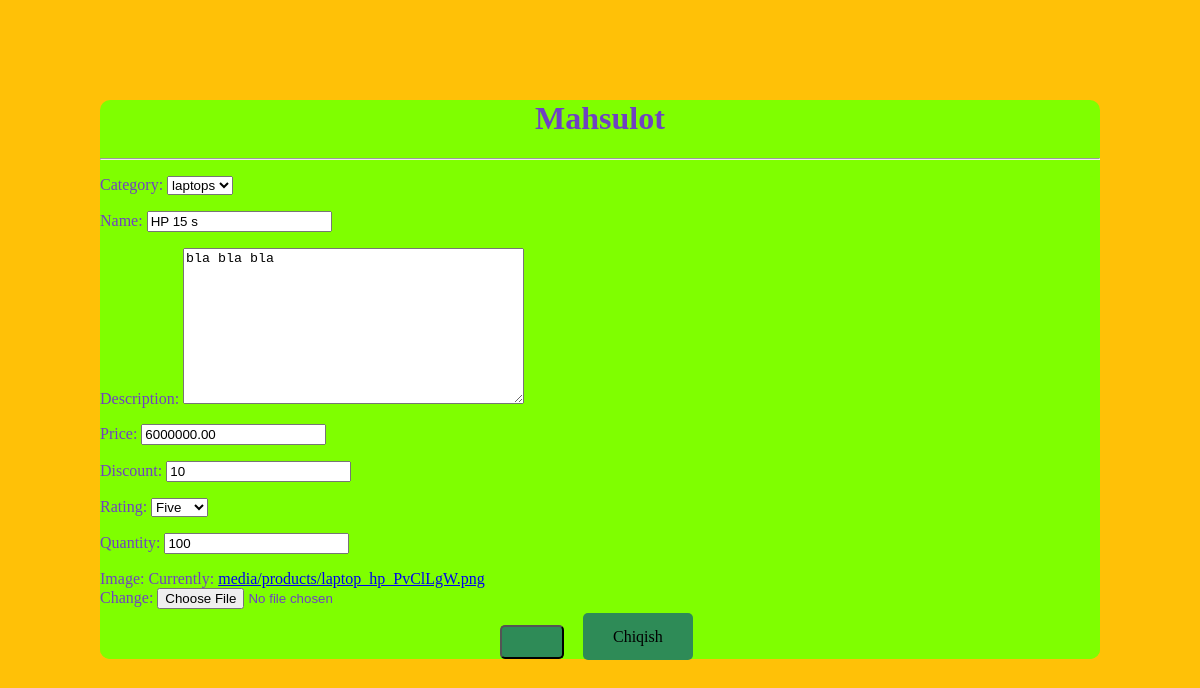
Page /apelsin/edit-product/8/ on the earlier database version.
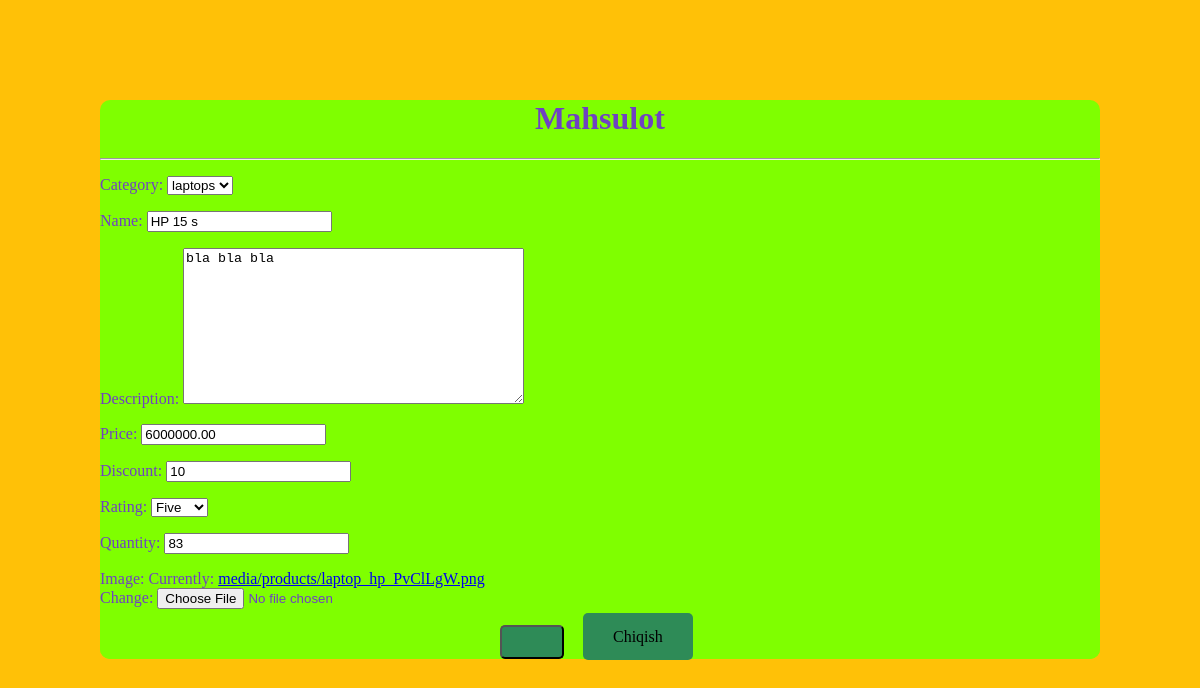
Same page on the later database version.
### shop/models.py (models this page shows, shortened)
class BaseModel(models.Model):
    created_at = models.DateTimeField(auto_now_add=True)
    updated_at = models.DateTimeField(auto_now=True)
    class Meta:
        abstract = True

class Product(BaseModel):
    class RatingChoice(models.IntegerChoices):
        ONE = 1
        TWO = 2
        THREE = 3
        FOUR = 4
        FIVE = 5
    category = models.ForeignKey(Category, on_delete=models.SET_NULL, null=True, blank=True,related_name='product')
    name = models.CharField(max_length=100,null=True,blank=True)
    description = models.TextField(null=True,blank=True)
    price = models.DecimalField(decimal_places=2,max_digits=14)
    discount = models.PositiveIntegerField(default=0)
    rating = models.PositiveIntegerField(choices=RatingChoice.choices,default=RatingChoice.ONE)
    quantity = models.PositiveIntegerField(default=1)
    image = models.ImageField(upload_to='media/products')
    class Meta:
        verbose_name_plural = 'products'

### shop/views.py (the view)
# urls.py: path('edit-product/<int:pk>/', views.UpdateProductView.as_view(), name='edit_product'),
class UpdateProductView(UpdateView):
    model = Product
    template_name = 'shop/edit_product.html'
    form_class = ProductModelForm
    success_url = reverse_lazy('home')

### shop/forms.py
class ProductModelForm(forms.ModelForm):
    class Meta:
        model = Product
        fields ='__all__'

### shop/models.py (called while the page is built)
    def __str__(self):
        return self.title

### templates/shop/edit_product.html (shortened to what this page needs)
{% load static %}
<!DOCTYPE html>
<html lang="en">
<head>
</head>
<body>
<div class="header">
    <h1 class="text">Mahsulot {{ action }}</h1>
    <hr>
   <form class="form" method="post" enctype="multipart/form-data" action="{% url 'edit_product' product.id %}">
    {{ form.as_p }}
    <button type="submit" class="button">{{ action }}</button>
    <a href="{% url 'home' %}" class="button1">Chiqish</a>
</form>
</div>
</body>
</html>

Differences in the rows shown:
changed Product "laptops": quantity "100" → "83"
